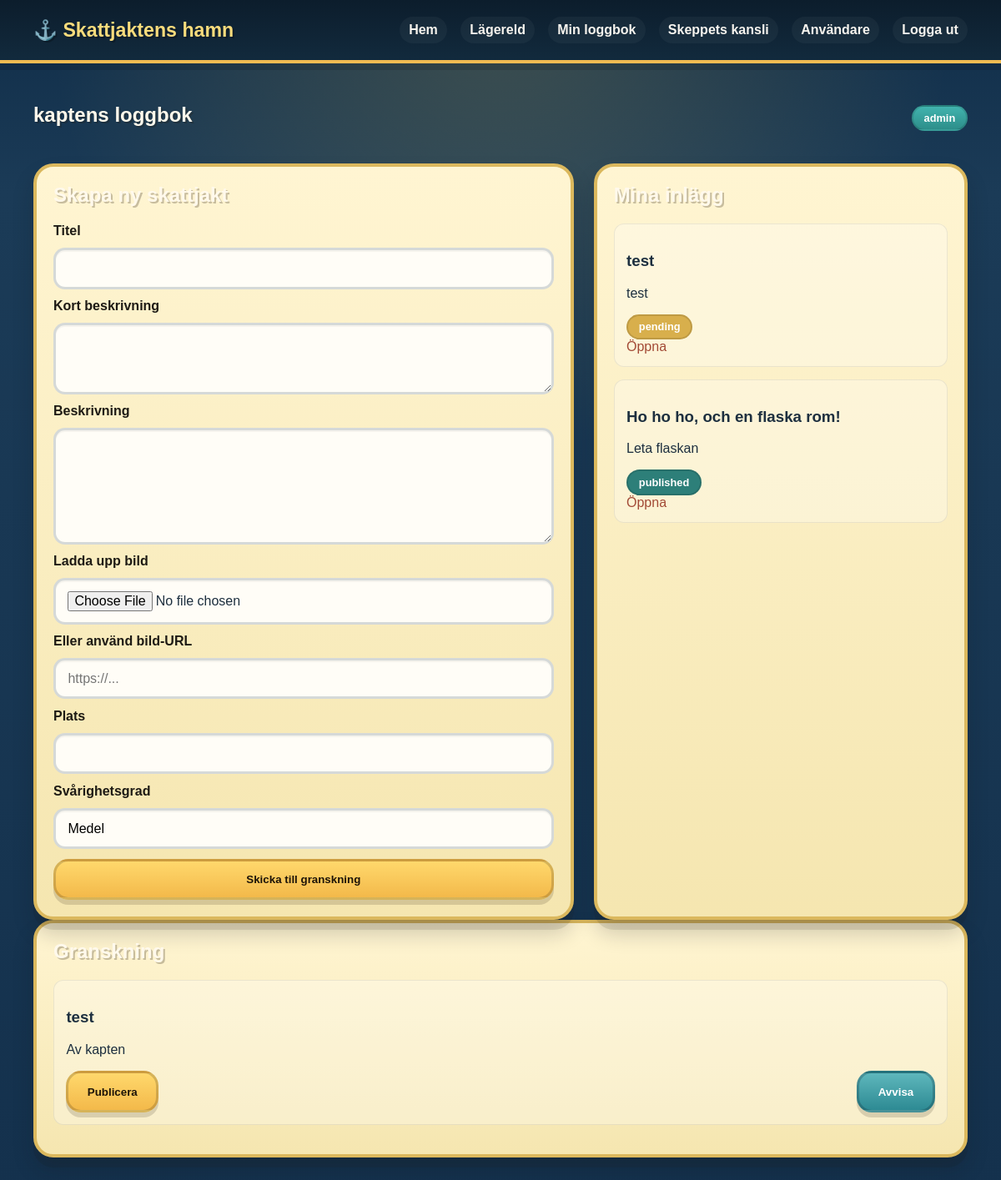
/dashboard (signed in), run on an earlier commit of the app's database.
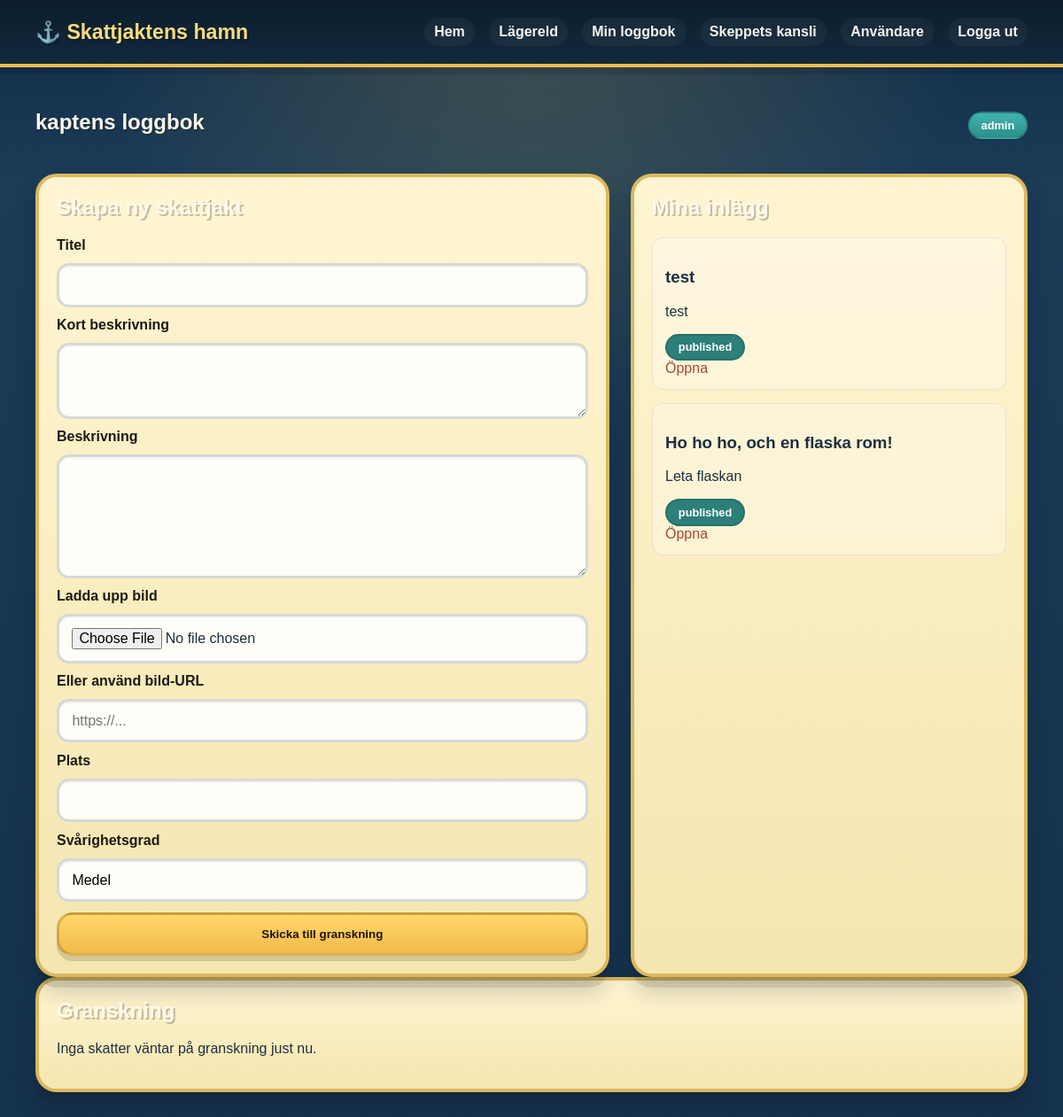
And on a later commit of the database.
### tables this page shows
CREATE TABLE hunts (
            id INTEGER PRIMARY KEY AUTOINCREMENT,
            user_id INTEGER NOT NULL,
            title TEXT NOT NULL,
            summary TEXT NOT NULL,
            content TEXT NOT NULL,
            image_url TEXT,
            location TEXT,
            difficulty TEXT,
            status TEXT NOT NULL DEFAULT 'draft',
            created_at TEXT NOT NULL DEFAULT CURRENT_TIMESTAMP,
            published_at TEXT,
            FOREIGN KEY(user_id) REFERENCES users(id)
        );

CREATE TABLE users (
            id INTEGER PRIMARY KEY AUTOINCREMENT,
            username TEXT NOT NULL UNIQUE,
            password_hash TEXT NOT NULL,
            role TEXT NOT NULL DEFAULT 'member',
            created_at TEXT NOT NULL DEFAULT CURRENT_TIMESTAMP
        );

### treasure.py (the view)
@app.route("/dashboard")
def dashboard():
    if not user_is_logged_in():
        flash("Du måste logga in först.")
        return redirect(url_for("login"))
    db = get_db()
    user = current_user()
    my_hunts = db.execute(
        "SELECT * FROM hunts WHERE user_id = ? ORDER BY id DESC",
        (user["id"],),
    ).fetchall()
    pending = db.execute(
        "SELECT h.*, u.username FROM hunts h JOIN users u ON u.id = h.user_id WHERE h.status IN ('draft', 'pending') ORDER BY h.id DESC"
    ).fetchall() if is_admin_or_moderator(user) else []
    return render_template("dashboard.html", user=user, my_hunts=my_hunts, pending=pending)

### treasure.py (called while the page is built, shortened)
def get_db_path():
    if app.config.get("TESTING"):
        return os.path.join(os.path.dirname(__file__), "test_treasure.db")
    return app.config["DATABASE"]

def get_db():
    if "db" not in g:
        conn = sqlite3.connect(get_db_path())
        conn.row_factory = sqlite3.Row
        g.db = conn
    return g.db

def user_is_logged_in():
    return "user_id" in session

def current_user():
    if not user_is_logged_in():
        return None
    db = get_db()
    return db.execute(
        "SELECT * FROM users WHERE id = ?",
        (session["user_id"],),
    ).fetchone()

def is_admin_or_moderator(user):
    return bool(user and user["role"] in ("admin", "moderator"))

def ensure_admin_exists():
    db = get_db()
    admin_count = db.execute(
        "SELECT COUNT(*) AS count FROM users WHERE role = 'admin'"
    ).fetchone()["count"]
    if admin_count > 0:
        return

@app.before_request
def ensure_db():
    init_db()
    ensure_admin_exists()

### templates/dashboard.html (shortened to what this page needs)
{% extends 'base.html' %}
{% block content %}
<section class="container section">
  <div class="section-heading">
    <h1>{{ user.username }}s loggbok</h1>
    <span class="tag">{{ user.role }}</span>
  </div>
  <div class="dashboard-layout">
    <div class="panel">
      <h2>Skapa ny skattjakt</h2>
      <form method="post" action="{{ url_for('create_hunt') }}" enctype="multipart/form-data">
        <label for="title">Titel</label>
        <input id="title" name="title" type="text" required>
        <label for="summary">Kort beskrivning</label>
        <textarea id="summary" name="summary" rows="3" required></textarea>
        <label for="content">Beskrivning</label>
        <textarea id="content" name="content" rows="6" required></textarea>
        <label for="image_file">Ladda upp bild</label>
        <input id="image_file" name="image_file" type="file" accept=".jpg,.jpeg,.png,.webp">
        <label for="image_url">Eller använd bild-URL</label>
        <input id="image_url" name="image_url" type="url" placeholder="https://...">
        <label for="location">Plats</label>
        <input id="location" name="location" type="text">
        <label for="difficulty">Svårighetsgrad</label>
        <input id="difficulty" name="difficulty" type="text" value="Medel">
        <button class="button primary" type="submit">Skicka till granskning</button>
      </form>
    </div>
    <div class="panel">
      <h2>Mina inlägg</h2>
      {% for hunt in my_hunts %}
        <div class="mini-card">
          <h3>{{ hunt.title }}</h3>
          <p>{{ hunt.summary }}</p>
          <div class="status-row">
            <span class="tag status-{{ hunt.status }}">{{ hunt.status }}</span>
          </div>
          <a href="{{ url_for('treasure_detail', hunt_id=hunt.id) }}">Öppna</a>
        </div>
      {% else %}
        <p>Du har inte skapat någon skattjakt ännu.</p>
      {% endfor %}
    </div>
  </div>
  {% if user.role in ['admin', 'moderator'] %}
    <div class="panel panel-wide">
      <h2>Granskning</h2>
      {% for hunt in pending %}
        <div class="mini-card">
          <h3>{{ hunt.title }}</h3>
          <p>Av {{ hunt.username }}</p>
          <div class="admin-actions">
            <form method="post" action="{{ url_for('publish_hunt', hunt_id=hunt.id) }}">
              <button type="submit" class="button primary">Publicera</button>
            </form>
            <form method="post" action="{{ url_for('reject_hunt', hunt_id=hunt.id) }}">
              <button type="submit" class="button ghost">Avvisa</button>
            </form>
          </div>
        </div>
      {% else %}
        <p>Inga skatter väntar på granskning just nu.</p>
      {% endfor %}
    </div>
  {% endif %}
</section>
{% endblock %}

What changed in the data, as far as the page shows it:
no longer on one of the page's lists (row edited): hunts: title "test", username "kapten"
changed hunts "test": status "pending" → "published"
Also different on the page:
text now shown: "Inga skatter väntar på granskning just nu."
